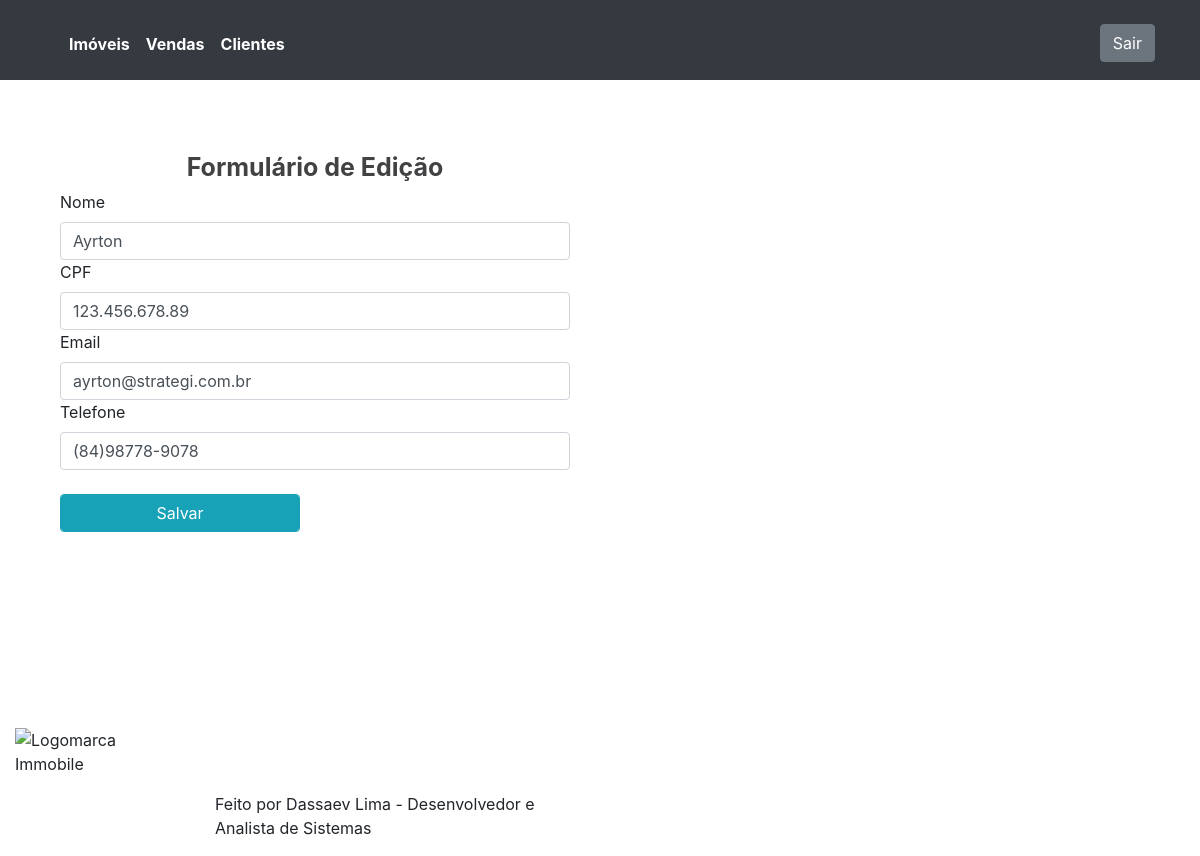
The page /clientes/edit/1/ (signed in) on the database as committed earlier.
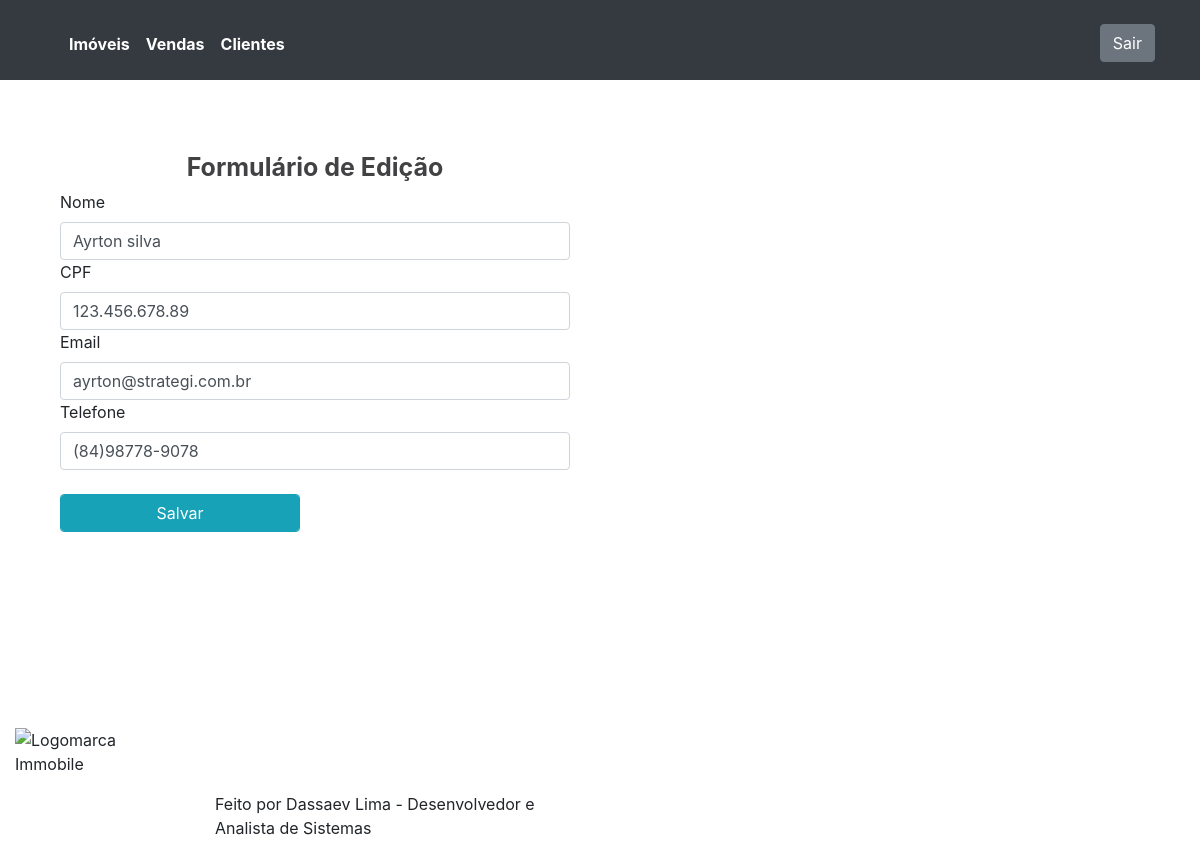
The same page on the database as committed later.
### core/models.py (models this page shows, shortened)
class Cliente(models.Model):
    nome = models.CharField(max_length=255)
    cpf = models.CharField(max_length=255)
    email = models.CharField(max_length=255)
    telefone = models.CharField(max_length=255)
    data_entrada = models.DateTimeField(auto_now=True)
    class Meta:
        db_table = 'cliente'

### core/views.py (the view)
# urls.py: path('clientes/edit/<int:id_cliente>/',views.edit_cliente),
@login_required(login_url='/login/')
def edit_cliente(request,id_cliente):
    dados = Cliente.objects.get(id=id_cliente)
    cliente = {"cliente": dados}
    return render(request,'edit-cliente.html',cliente)

### templates/edit-cliente.html (shortened to what this page needs)
{% extends "estrutura.html" %}
    {% block content %}
    <div class="container">
        <div class="row pt-5 ">
            <div class="col-6 pt-4">
                <h1 class="text-center">Formulário de Edição</h1>
                <form action="/clientes/submit/" method="post" class="form-group">{% csrf_token %}
                    <div class="col-12">
                        <label for="nome">Nome</label>
                        <input type="text" class="form-control" name="nome" value="{{cliente.nome}}">
                    </div>
                    <div class="col-12">
                        <label for="cpf">CPF</label>
                        <input type="text" class="form-control" name="cpf" value="{{cliente.cpf}}">
                    </div>
                    <div class="col-12">
                        <label for="email">Email</label>
                        <input type="text" class="form-control" name="email" value="{{cliente.email}}">
                    </div>
                    <div class="col-12">
                        <label for="telefone">Telefone</label>
                        <input type="text" class="form-control" name="telefone" value="{{cliente.telefone}}">
                    </div><br>
                    <div class="col-6">
                        <input type="submit" class="form-control btn btn-info" value="Salvar">
                    </div>
                </form>
            </div>
            <div class="col-1"></div>
            <div class="col-5">
            </div>
        </div>
    </div>
    {% endblock %}

Rows that differ between the two databases and show on the page:
changed Cliente "ayrton@strategi.com.br": nome "Ayrton" → "Ayrton silva"
